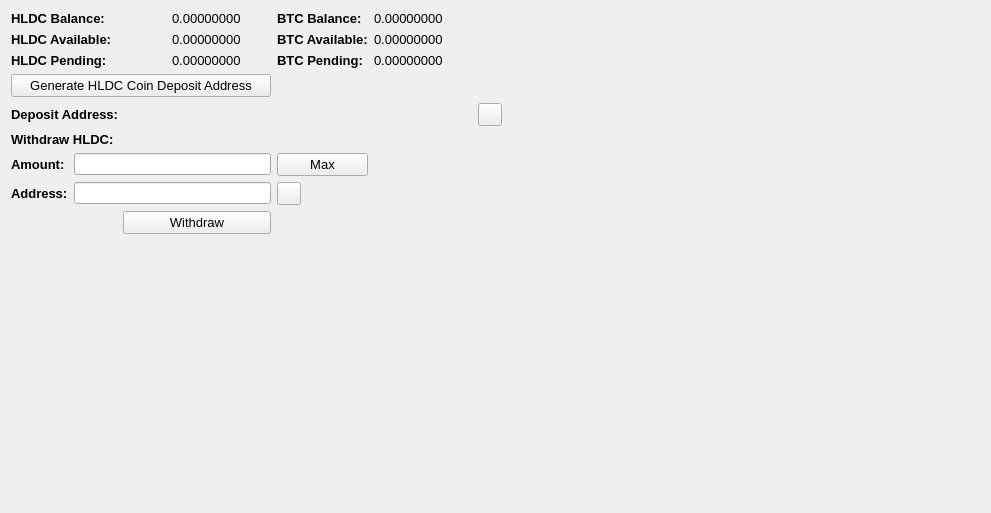
     <widget class="QWidget" name="BalanceTab">
      <attribute name="title">
       <string>Balance</string>
      </attribute>
      <layout class="QGridLayout" name="gridLayout_2">
       <item row="0" column="0" colspan="2">
        <widget class="QLabel" name="label_11">
         <property name="font">
          <font>
           <pointsize>10</pointsize>
           <weight>75</weight>
           <bold>true</bold>
          </font>
         </property>
         <property name="text">
          <string>HLDC Balance:</string>
         </property>
        </widget>
       </item>
       <item row="0" column="3">
        <widget class="QLabel" name="INITBalanceLabel">
         <property name="font">
          <font>
           <pointsize>10</pointsize>
          </font>
         </property>
         <property name="text">
          <string>0.00000000</string>
         </property>
         <property name="textInteractionFlags">
          <set>Qt::LinksAccessibleByMouse|Qt::TextSelectableByMouse</set>
         </property>
        </widget>
       </item>
       <item row="0" column="4">
        <widget class="QLabel" name="label_12">
         <property name="font">
          <font>
           <pointsize>10</pointsize>
           <weight>75</weight>
           <bold>true</bold>
          </font>
         </property>
         <property name="text">
          <string>BTC Balance:</string>
         </property>
        </widget>
       </item>
       <item row="0" column="5">
        <widget class="QLabel" name="BitcoinBalanceLabel">
         <property name="font">
          <font>
           <pointsize>10</pointsize>
          </font>
         </property>
         <property name="text">
          <string>0.00000000</string>
         </property>
         <property name="textInteractionFlags">
          <set>Qt::LinksAccessibleByMouse|Qt::TextSelectableByMouse</set>
         </property>
        </widget>
       </item>
       <item row="0" column="7" rowspan="10">
        <spacer name="horizontalSpacer_4">
         <property name="orientation">
          <enum>Qt::Horizontal</enum>
         </property>
         <property name="sizeHint" stdset="0">
          <size>
           <width>478</width>
           <height>488</height>
          </size>
         </property>
        </spacer>
       </item>
       <item row="1" column="0" colspan="2">
        <widget class="QLabel" name="label_13">
         <property name="font">
          <font>
           <pointsize>10</pointsize>
           <weight>75</weight>
           <bold>true</bold>
          </font>
         </property>
         <property name="text">
          <string>HLDC Available:</string>
         </property>
        </widget>
       </item>
       <item row="1" column="3">
        <widget class="QLabel" name="INITAvailableLabel_2">
         <property name="font">
          <font>
           <pointsize>10</pointsize>
          </font>
         </property>
         <property name="text">
          <string>0.00000000</string>
         </property>
         <property name="textInteractionFlags">
          <set>Qt::LinksAccessibleByMouse|Qt::TextSelectableByMouse</set>
         </property>
        </widget>
       </item>
       <item row="1" column="4">
        <widget class="QLabel" name="label_15">
         <property name="font">
          <font>
           <pointsize>10</pointsize>
           <weight>75</weight>
           <bold>true</bold>
          </font>
         </property>
         <property name="text">
          <string>BTC Available:</string>
         </property>
        </widget>
       </item>
       <item row="1" column="5">
        <widget class="QLabel" name="BitcoinAvailableLabel">
         <property name="font">
          <font>
           <pointsize>10</pointsize>
          </font>
         </property>
         <property name="text">
          <string>0.00000000</string>
         </property>
         <property name="textInteractionFlags">
          <set>Qt::LinksAccessibleByMouse|Qt::TextSelectableByMouse</set>
         </property>
        </widget>
       </item>
       <item row="2" column="0" colspan="2">
        <widget class="QLabel" name="label_14">
         <property name="font">
          <font>
           <pointsize>10</pointsize>
           <weight>75</weight>
           <bold>true</bold>
          </font>
         </property>
         <property name="text">
          <string>HLDC Pending:</string>
         </property>
        </widget>
       </item>
       <item row="2" column="3">
        <widget class="QLabel" name="INITPendingLabel">
         <property name="font">
          <font>
           <pointsize>10</pointsize>
          </font>
         </property>
         <property name="text">
          <string>0.00000000</string>
         </property>
         <property name="textInteractionFlags">
          <set>Qt::LinksAccessibleByMouse|Qt::TextSelectableByMouse</set>
         </property>
        </widget>
       </item>
       <item row="2" column="4">
        <widget class="QLabel" name="label_31">
         <property name="font">
          <font>
           <pointsize>10</pointsize>
           <weight>75</weight>
           <bold>true</bold>
          </font>
         </property>
         <property name="text">
          <string>BTC Pending:</string>
         </property>
        </widget>
       </item>
       <item row="2" column="5">
        <widget class="QLabel" name="BitcoinPendingLabel">
         <property name="font">
          <font>
           <pointsize>10</pointsize>
          </font>
         </property>
         <property name="text">
          <string>0.00000000</string>
         </property>
         <property name="textInteractionFlags">
          <set>Qt::LinksAccessibleByMouse|Qt::TextSelectableByMouse</set>
         </property>
        </widget>
       </item>
       <item row="3" column="0" colspan="4">
        <widget class="QPushButton" name="GenDepositBTN">
         <property name="font">
          <font>
           <pointsize>10</pointsize>
          </font>
         </property>
         <property name="text">
          <string>Generate HLDC Coin Deposit Address</string>
         </property>
        </widget>
       </item>
       <item row="4" column="0" colspan="3">
        <widget class="QLabel" name="label_33">
         <property name="font">
          <font>
           <pointsize>10</pointsize>
           <weight>75</weight>
           <bold>true</bold>
          </font>
         </property>
         <property name="text">
          <string>Deposit Address:</string>
         </property>
        </widget>
       </item>
       <item row="4" column="3" colspan="3">
        <widget class="QLabel" name="DepositAddressLabel">
         <property name="minimumSize">
          <size>
           <width>300</width>
           <height>0</height>
          </size>
         </property>
         <property name="palette">
          <palette>
           <active>
            <colorrole role="WindowText">
             <brush brushstyle="SolidPattern">
              <color alpha="255">
               <red>0</red>
               <green>0</green>
               <blue>0</blue>
              </color>
             </brush>
            </colorrole>
            <colorrole role="Text">
             <brush brushstyle="SolidPattern">
              <color alpha="255">
               <red>0</red>
               <green>0</green>
               <blue>255</blue>
              </color>
             </brush>
            </colorrole>
           </active>
           <inactive>
            <colorrole role="WindowText">
             <brush brushstyle="SolidPattern">
              <color alpha="255">
               <red>0</red>
               <green>0</green>
               <blue>0</blue>
              </color>
             </brush>
            </colorrole>
            <colorrole role="Text">
             <brush brushstyle="SolidPattern">
              <color alpha="255">
               <red>0</red>
               <green>0</green>
               <blue>255</blue>
              </color>
             </brush>
            </colorrole>
           </inactive>
           <disabled>
            <colorrole role="WindowText">
             <brush brushstyle="SolidPattern">
              <color alpha="255">
               <red>120</red>
               <green>120</green>
               <blue>120</blue>
              </color>
             </brush>
            </colorrole>
            <colorrole role="Text">
             <brush brushstyle="SolidPattern">
              <color alpha="255">
               <red>120</red>
               <green>120</green>
               <blue>120</blue>
              </color>
             </brush>
            </colorrole>
           </disabled>
          </palette>
         </property>
         <property name="font">
          <font>
           <pointsize>10</pointsize>
           <weight>75</weight>
           <bold>true</bold>
          </font>
         </property>
         <property name="text">
          <string/>
         </property>
         <property name="alignment">
          <set>Qt::AlignRight|Qt::AlignTrailing|Qt::AlignVCenter</set>
         </property>
         <property name="textInteractionFlags">
          <set>Qt::LinksAccessibleByMouse|Qt::TextSelectableByKeyboard|Qt::TextSelectableByMouse</set>
         </property>
        </widget>
       </item>
       <item row="4" column="6">
        <widget class="QToolButton" name="DepositCopyButton">
         <property name="toolTip">
          <string>Copy to clipboard</string>
         </property>
         <property name="text">
          <string/>
         </property>
         <property name="icon">
          <iconset resource="../bitcoin.qrc">
           <normaloff>:/icons/editcopy</normaloff>:/icons/editcopy</iconset>
         </property>
         <property name="shortcut">
          <string>Alt+P</string>
         </property>
        </widget>
       </item>
       <item row="5" column="0" colspan="2">
        <widget class="QLabel" name="label_34">
         <property name="font">
          <font>
           <pointsize>10</pointsize>
           <weight>75</weight>
           <bold>true</bold>
          </font>
         </property>
         <property name="text">
          <string>Withdraw HLDC:</string>
         </property>
        </widget>
       </item>
       <item row="6" column="0">
        <widget class="QLabel" name="label_26">
         <property name="font">
          <font>
           <pointsize>10</pointsize>
           <weight>75</weight>
           <bold>true</bold>
          </font>
         </property>
         <property name="text">
          <string>Amount:</string>
         </property>
        </widget>
       </item>
       <item row="6" column="1" colspan="3">
        <widget class="QLineEdit" name="WithdrawUnitsInput">
         <property name="font">
          <font>
           <pointsize>9</pointsize>
           <weight>75</weight>
           <bold>true</bold>
          </font>
         </property>
         <property name="text">
          <string/>
         </property>
        </widget>
       </item>
       <item row="6" column="4">
        <widget class="QPushButton" name="Withdraw_Max_Amount">
         <property name="font">
          <font>
           <pointsize>10</pointsize>
          </font>
         </property>
         <property name="text">
          <string>Max</string>
         </property>
        </widget>
       </item>
       <item row="7" column="0">
        <widget class="QLabel" name="label_10">
         <property name="font">
          <font>
           <pointsize>10</pointsize>
           <weight>75</weight>
           <bold>true</bold>
          </font>
         </property>
         <property name="text">
          <string>Address:</string>
         </property>
        </widget>
       </item>
       <item row="7" column="1" colspan="3">
        <widget class="QLineEdit" name="WithdrawAddress">
         <property name="font">
          <font>
           <pointsize>9</pointsize>
           <weight>75</weight>
           <bold>true</bold>
          </font>
         </property>
        </widget>
       </item>
       <item row="7" column="4">
        <widget class="QToolButton" name="WithdrawPasteButton">
         <property name="toolTip">
          <string>Paste from clipboard</string>
         </property>
         <property name="text">
          <string/>
         </property>
         <property name="icon">
          <iconset resource="../bitcoin.qrc">
           <normaloff>:/icons/editpaste</normaloff>:/icons/editpaste</iconset>
         </property>
         <property name="shortcut">
          <string>Alt+P</string>
         </property>
        </widget>
       </item>
       <item row="8" column="2" colspan="2">
        <widget class="QPushButton" name="WithdrawUnitsBtn">
         <property name="font">
          <font>
           <pointsize>10</pointsize>
          </font>
         </property>
         <property name="text">
          <string>Withdraw</string>
         </property>
        </widget>
       </item>
       <item row="9" column="0" colspan="6">
        <spacer name="verticalSpacer">
         <property name="orientation">
          <enum>Qt::Vertical</enum>
         </property>
         <property name="sizeHint" stdset="0">
          <size>
           <width>428</width>
           <height>262</height>
          </size>
         </property>
        </spacer>
       </item>
      </layout>
      <zorder>label_31</zorder>
      <zorder>label_15</zorder>
      <zorder>label_12</zorder>
      <zorder>label_14</zorder>
      <zorder>label_13</zorder>
      <zorder>label_11</zorder>
      <zorder>BitcoinBalanceLabel</zorder>
      <zorder>INITBalanceLabel</zorder>
      <zorder>INITAvailableLabel_2</zorder>
      <zorder>INITPendingLabel</zorder>
      <zorder>BitcoinAvailableLabel</zorder>
      <zorder>BitcoinPendingLabel</zorder>
      <zorder>label_33</zorder>
      <zorder>GenDepositBTN</zorder>
      <zorder>DepositAddressLabel</zorder>
      <zorder>Withdraw_Max_Amount</zorder>
      <zorder>label_34</zorder>
      <zorder>WithdrawUnitsInput</zorder>
      <zorder>label_10</zorder>
      <zorder>label_26</zorder>
      <zorder>WithdrawAddress</zorder>
      <zorder>WithdrawUnitsBtn</zorder>
      <zorder>horizontalSpacer_4</zorder>
      <zorder>verticalSpacer</zorder>
      <zorder>WithdrawPasteButton</zorder>
      <zorder>DepositCopyButton</zorder>
     </widget>
